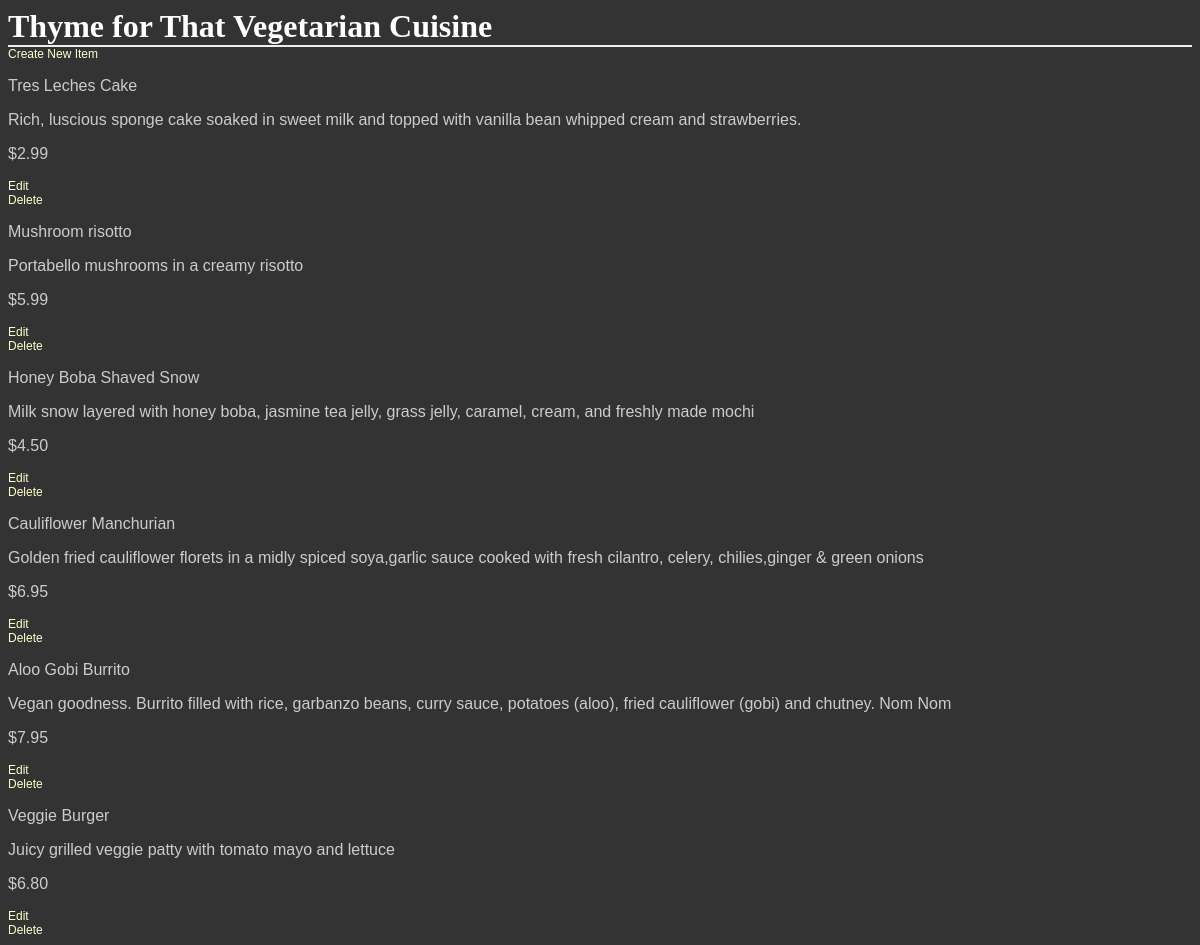
Page /restaurants/4/ on the earlier database version.
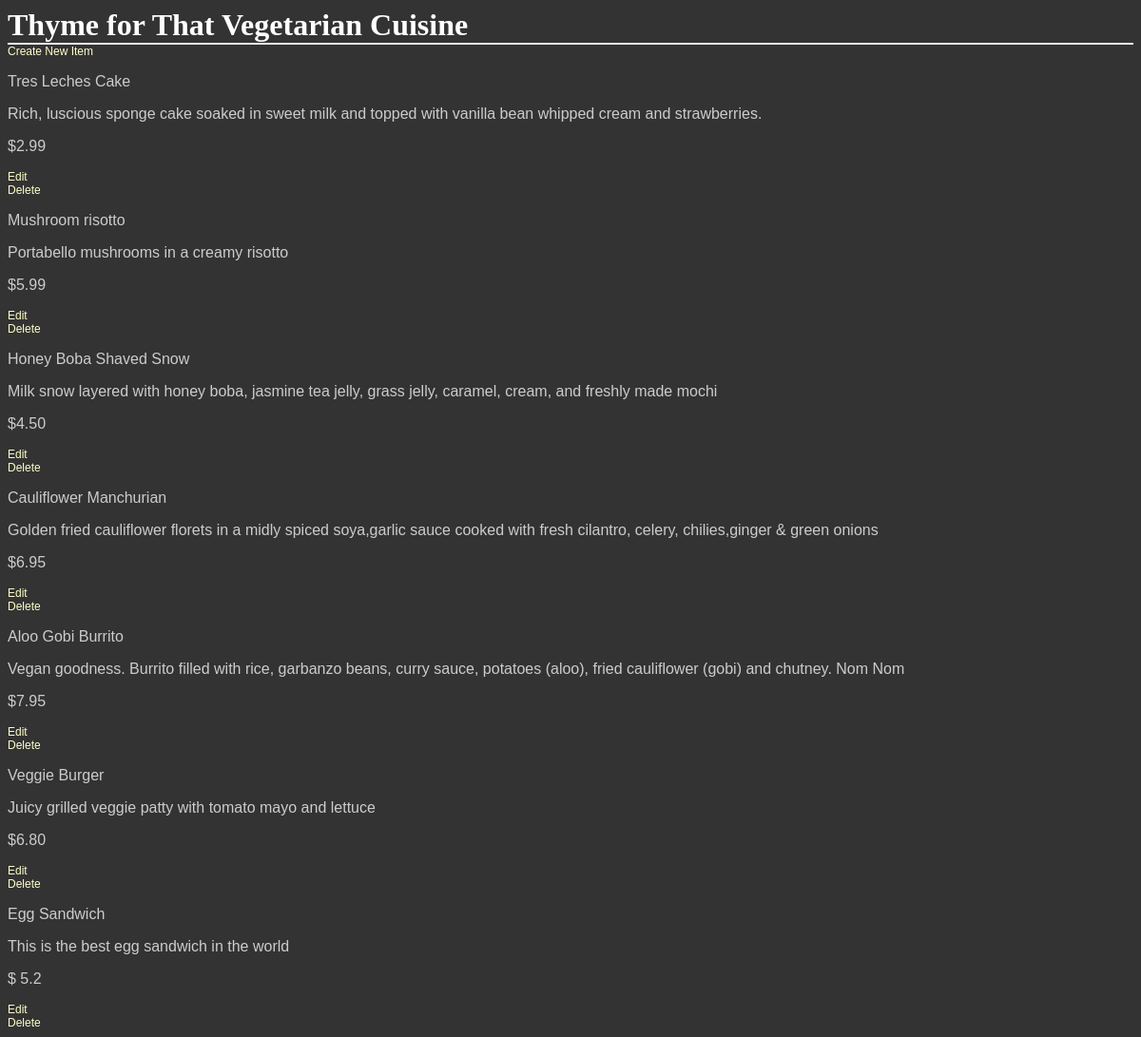
Same page on the later database version.
### database_setup.py (models this page shows)
class Restaurant(Base):
    __tablename__ = 'restaurant'
    name = Column(String(80), nullable=False)
    id = Column(Integer, primary_key=True)

class MenuItem(Base):
    __tablename__ = 'menu_item'
    name = Column(String(80), nullable=False)
    id = Column(Integer, primary_key=True)
    course = Column(String(250))
    description = Column(String(250))
    price = Column(String(8))
    restaurant_id = Column(Integer, ForeignKey('restaurant.id'))
    restaurant = relationship(Restaurant)

### project.py (the view)
@app.route('/restaurants/<int:restaurant_id>/')
def restaurantMenu(restaurant_id):
    restaurant = session.query(Restaurant).filter_by(id=restaurant_id).one()
    items = session.query(MenuItem).filter_by(restaurant_id=restaurant.id)
    return render_template('menu.html', restaurant=restaurant, items=items)

### templates/menu.html (shortened to what this page needs)
<html>
<head>
    <link rel="stylesheet" type="text/css" href="{{url_for('static',filename = 'app.css')}}">
</head>
<body>
    <h1>{{restaurant.name}}</h1>
    <a href='{{url_for('newMenuItem', restaurant_id = restaurant.id) }}'>
        Create New Item</a>
    {% for i in items %}
    <div>
        <p>{{i.name}}</p>
        <p>{{i.description}}</p>
        <p> {{i.price}} </p>
        <a href='{{url_for('editMenuItem', restaurant_id = restaurant.id, menu_id = i.id)}}'>Edit</a>
        <br>
        <a href='{{url_for('deleteMenuItem', restaurant_id = restaurant.id, menu_id = i.id ) }}'>Delete</a>
    </div>
    {% endfor %}
</body>
</html>

### static/app.css (style rules this page uses)
body { font-family: sans-serif; background-color: #333333 }
h1, h2, h3, h4 { color: #ffffff; }
h1, h2 { font-family: 'georgia', serif; margin: 0; }
h1 { border-bottom: 2px solid #eee; }
p, dd, dt { color: #cccccc; }
a { text-decoration: none; color: #ffffcc; font-size: .75em; }

Differences in the rows shown:
added MenuItem: name "Egg Sandwich", description "This is the best egg sandwich in the world", price "$ 5.2"
